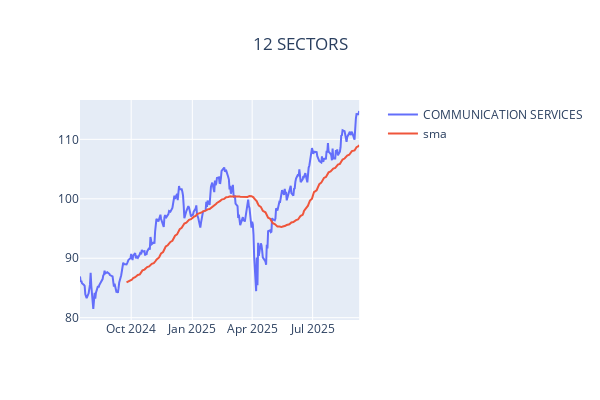
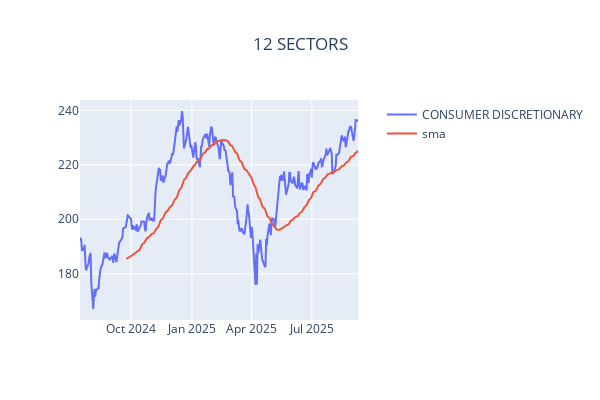
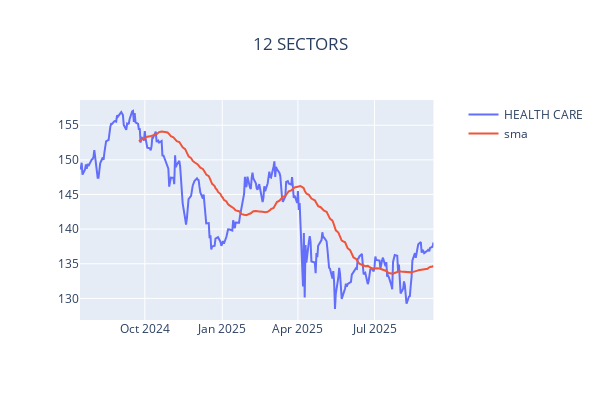
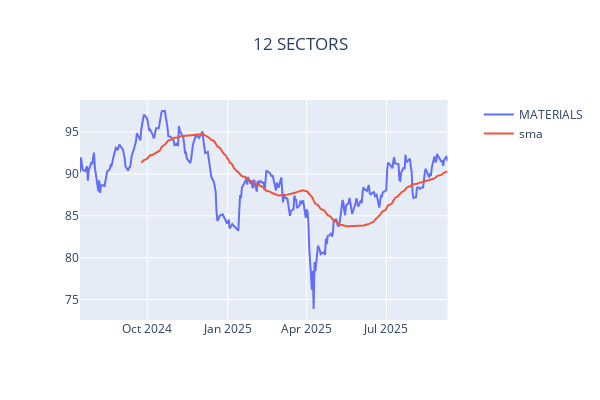

Notebook cell for these charts, in order:
### Markdown cell above
### Sectors

### Code cell
from yfinance_utils import list_utils, file_utils
from datetime import datetime

symbols = list_utils.get_sectors()
names = list_utils.sectors
COLUMNS = ['Adj Close', 'Open','High','Low','Close','Volume']
NUMBER_OF_SECTORS = 12


top = list_utils.get_top_performers(symbols, size=NUMBER_OF_SECTORS)
_list = [i[0] for i in top]

for symbol in _list:
    fig2=make_subplots(specs=[[{"secondary_y": True}]])
    fig2.update_layout(title=f"{NUMBER_OF_SECTORS} SECTORS", title_x=0.5, width=600, height=400)
    _d2 = pd.DataFrame()
    _d2 = file_utils.get_history(symbol=symbol)
    _d2.columns = COLUMNS
    _d2['sma'] = TA.SMA(_d2, period=50)
    _d2.reset_index(inplace=True)
    fig2.add_trace(
        go.Scatter(y=_d2['Close'], x=_d2['Date'], name=names[symbol]),
        secondary_y=False
    )
    fig2.add_trace(
        go.Scatter(y=_d2['sma'], x=_d2['Date'], name=f'sma'),
        secondary_y=False
    )
    fig2.show()

today = datetime.today().strftime('%Y-%m-%d')
print("PERFORMANCE IN THE LAST 30 DAYS:")
for symbol, value in top:
    if save_to_mongo:
        file_utils.save_to_mongo({"DATE":today, "TICK":symbol, "PERFORMANCE":value, "SECTOR":names[symbol]}, "top_sector_performer")

### Figure 1 — Plotly figure (JSON) as saved in the notebook; plotly's stock layout.template omitted (floating-point values rounded to 4 significant figures; data arrays with more than 128 entries replaced by an {"elided": "..."} marker saying what was removed)
{"data": [{"name": "COMMUNICATION SERVICES", "type": "scatter", "x": {"elided": "289 str values"}, "xaxis": "x", "y": {"elided": "289 float values"}, "yaxis": "y"}, {"name": "sma", "type": "scatter", "x": {"elided": "289 str values"}, "xaxis": "x", "y": {"elided": "289 float values"}, "yaxis": "y"}], "layout": {"height": 400, "title": {"text": "12 SECTORS", "x": 0.5}, "width": 600, "xaxis": {"anchor": "y", "domain": [0, 0.94]}, "yaxis": {"anchor": "x", "domain": [0, 1]}, "yaxis2": {"anchor": "x", "overlaying": "y", "side": "right"}}}

### Figure 2 — Plotly figure (JSON) as saved in the notebook; plotly's stock layout.template omitted (floating-point values rounded to 4 significant figures; data arrays with more than 128 entries replaced by an {"elided": "..."} marker saying what was removed)
{"data": [{"name": "CONSUMER DISCRETIONARY", "type": "scatter", "x": {"elided": "289 str values"}, "xaxis": "x", "y": {"elided": "289 float values"}, "yaxis": "y"}, {"name": "sma", "type": "scatter", "x": {"elided": "289 str values"}, "xaxis": "x", "y": {"elided": "289 float values"}, "yaxis": "y"}], "layout": {"height": 400, "title": {"text": "12 SECTORS", "x": 0.5}, "width": 600, "xaxis": {"anchor": "y", "domain": [0, 0.94]}, "yaxis": {"anchor": "x", "domain": [0, 1]}, "yaxis2": {"anchor": "x", "overlaying": "y", "side": "right"}}}

### Figure 3 — Plotly figure (JSON) as saved in the notebook; plotly's stock layout.template omitted (floating-point values rounded to 4 significant figures; data arrays with more than 128 entries replaced by an {"elided": "..."} marker saying what was removed)
{"data": [{"name": "HEALTH CARE", "type": "scatter", "x": {"elided": "289 str values"}, "xaxis": "x", "y": {"elided": "289 float values"}, "yaxis": "y"}, {"name": "sma", "type": "scatter", "x": {"elided": "289 str values"}, "xaxis": "x", "y": {"elided": "289 float values"}, "yaxis": "y"}], "layout": {"height": 400, "title": {"text": "12 SECTORS", "x": 0.5}, "width": 600, "xaxis": {"anchor": "y", "domain": [0, 0.94]}, "yaxis": {"anchor": "x", "domain": [0, 1]}, "yaxis2": {"anchor": "x", "overlaying": "y", "side": "right"}}}

### Figure 4 — Plotly figure (JSON) as saved in the notebook; plotly's stock layout.template omitted (floating-point values rounded to 4 significant figures; data arrays with more than 128 entries replaced by an {"elided": "..."} marker saying what was removed)
{"data": [{"name": "MATERIALS", "type": "scatter", "x": {"elided": "289 str values"}, "xaxis": "x", "y": {"elided": "289 float values"}, "yaxis": "y"}, {"name": "sma", "type": "scatter", "x": {"elided": "289 str values"}, "xaxis": "x", "y": {"elided": "289 float values"}, "yaxis": "y"}], "layout": {"height": 400, "title": {"text": "12 SECTORS", "x": 0.5}, "width": 600, "xaxis": {"anchor": "y", "domain": [0, 0.94]}, "yaxis": {"anchor": "x", "domain": [0, 1]}, "yaxis2": {"anchor": "x", "overlaying": "y", "side": "right"}}}
